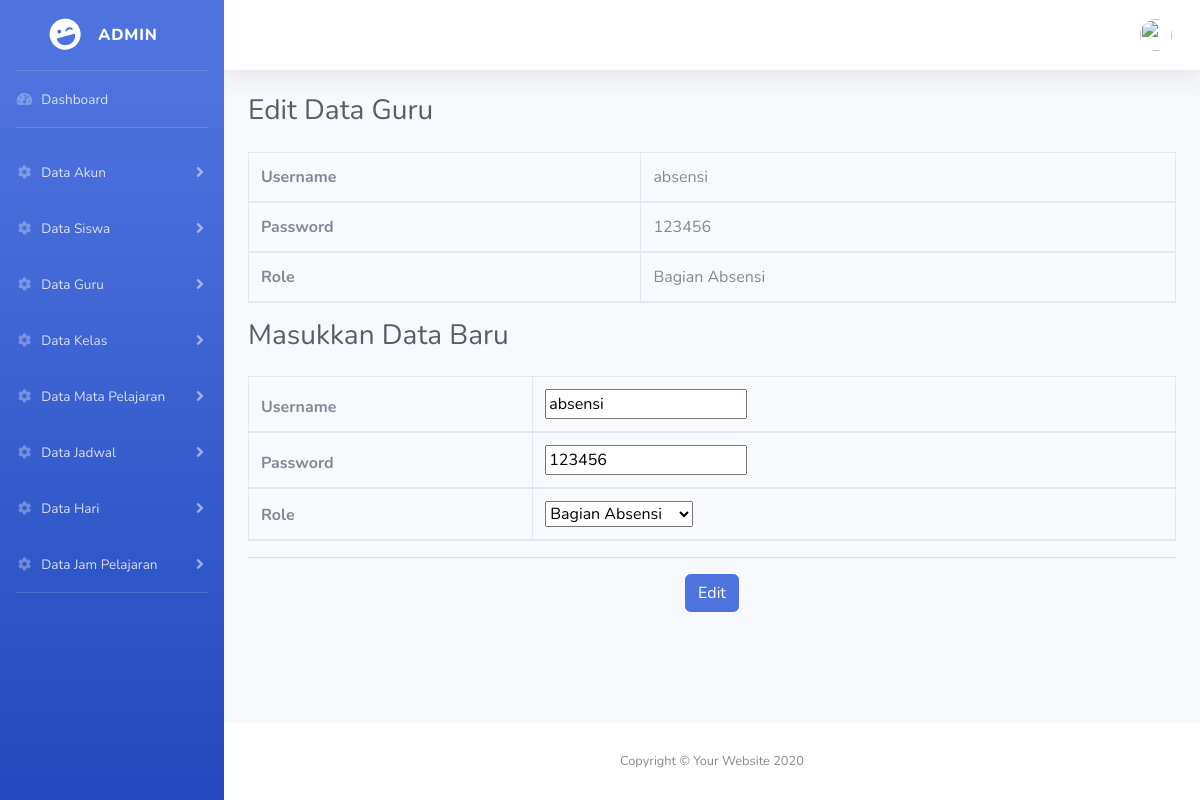
The app's page /admin/edit_akun.php?id=4 (signed in) with its own data.
### tables this page shows
CREATE TABLE `akun` (
  `id_akun` int(11) NOT NULL,
  `username` varchar(25) NOT NULL,
  `password` varchar(50) NOT NULL,
  `role` varchar(3) NOT NULL
);

### admin/edit_akun.php (the view, shortened to what this page needs)
<?php include 'header.php'; ?>
<!DOCTYPE html>
<html lang="en">
<head>
  <link href="../vendor/fontawesome-free/css/all.min.css" rel="stylesheet" type="text/css">
  <link href="../css/sb-admin-2.min.css" rel="stylesheet">
</head>
<body id="page-top">
  <div id="wrapper">
    <div id="content-wrapper" class="d-flex flex-column">
      <div id="content">
        <div class="container-fluid">
            <h1 class="h3 mb-4 text-gray-800">Edit Data Guru</h1>
            <?php
                $id = $_GET['id'];
                $sql = "SELECT * FROM akun WHERE id_akun='$id'";
                $res = mysqli_query($link,$sql);
                $ketemu = mysqli_num_rows($res);
                if($ketemu){
                    while($data=mysqli_fetch_array($res)){ ?>
                        <form method="POST" action="proses_edit_akun.php" name="fedit">
                            <div class="table-responsive">
                                <table class="table table-bordered" id="dataTable" width="50%" cellspacing="0">
                                    <thead>
                                        <tr><th>Username</th> <td><?php echo "$data[username]"; ?></td></tr>
                                        <tr><th>Password</th> <td><?php echo "$data[password]"; ?></td></tr>
                                        <?php
                                            if($data["role"] == "00"){
                                                $role = "Admin";
                                            }else if($data["role"] == "01"){
                                                $role = "Bagian Absensi";
                                            }else if($data["role"] == "10"){
                                                $role = "Bagian Keuangan";
                                            }else if($data["role"] == "11"){
                                                $role = "Siswa";
                                            }
                                        ?>
                                        <tr><th>Role</th> <td><?php echo "$role"; ?></td></tr>
                                    </thead>
                                </table>
                                <h2 class="h3 mb-4 text-gray-800">Masukkan Data Baru</h2>
                                <table class="table table-bordered" id="dataTable" width="50%" cellspacing="0">
                                <thead>
                                    <tr><th>Username</th> <td><?php echo "<input type ='text' name='username' maxlength='25' value='$data[username]' required autocomplete='off'>"; ?></td></tr>
                                    <tr><th>Password</th> <td><?php echo "<input type ='text' name='password' maxlength='50' value='$data[password]' required autocomplete='off'>"; ?></td></tr>
                                    <?php if($role == "Siswa"){?>
                                        <input type ='hidden' name='role' value='11' required><?php
                                    }else{?>
                                        <tr><th>Role</th>
                                        <td><select name="role" required>
                                            <?php
                                                if($role == "Admin"){?>
                                                    <option value="">------------------</option>
                                                    <option value="00" selected>Admin</option>
                                                    <option value="01">Bagian Absensi</option>
                                                    <option value="10">Bagian Keuangan</option> <?php
                                                }else if($role == "Bagian Absensi"){?>
                                                    <option value="01" selected>Bagian Absensi</option>
                                                    <option value="10">Bagian Keuangan</option> <?php
                                                }else if($role == "Bagian Keuangan"){?>
                                                    <option value="">------------------</option>
                                                    <option value="00">Admin</option>
                                                    <option value="01">Bagian Absensi</option>
                                                    <option value="10" selected>Bagian Keuangan</option> <?php
                                                }
                                            ?>
                                        </select></td></tr><?php
                                    } ?>
                                </thead>
                                </table>
                                <hr><center><input type='submit' class="btn btn-primary" name='btn_submit' value='Edit'></center>
                            </div>
                        </form>
                    <?php
                    }
                }
            ?>
        </div>
      </div>
    </div>
  </div>
</body>
</html>

### records on screen
akun: username "absensi", password "123456", role "Bagian Absensi"
